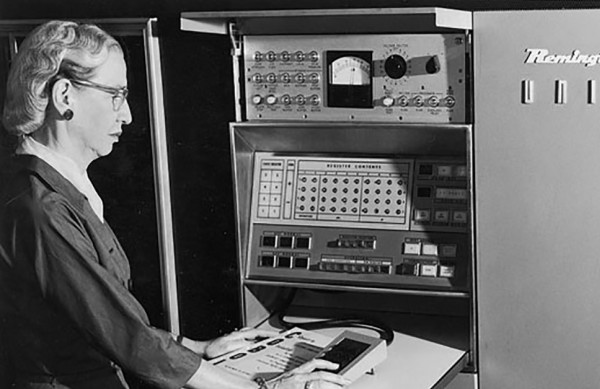
#> input picture hw2/grace_hopper.png, 600 x 389 px, found by its file name
$ python corners.py
#> lines starting #> are read from the running program, lines starting #| are printed output that depends on the picture
### hw2/umhws/common.py
import numpy as np
from matplotlib import pyplot as plt
from PIL import Image


def read_img(path, greyscale=True):
    img = Image.open(path)
    if greyscale:
        img = img.convert('L')
    else:
        img = img.convert('RGB')
    return np.array(img).astype(float)


def save_img(img, path):
    img = img - img.min()
    img = img / img.max()
    img = (img * 255).astype(np.uint8)
    img = Image.fromarray(img)
    img.save(path)
    print(path, "is saved!")


# [88 lines left out: functions find_maxima, visualize_scale_space, visualize_maxima, not called in this run]

### hw2/umhws/corners.py
import os

import numpy as np
import scipy.ndimage
# Use scipy.ndimage.convolve() for convolution.
# Use zero padding (Set mode = 'constant'). Refer docs for further info.

from common import read_img, save_img


def corner_score(image, u=5, v=5, window_size=(5, 5)):
    """
    Given an input image, x_offset, y_offset, and window_size,
    return the function E(u,v) for window size W
    corner detector score for that pixel.
    Use zero-padding to handle window values outside of the image.

    Input- image: H x W
           u: a scalar for x offset
           v: a scalar for y offset
           window_size: a tuple for window size

    Output- results: a image of size H x W
    """
    output = np.zeros_like(image)
    H, W = image.shape
    h, w = window_size

    shifted_image = np.roll(image, (u, v), axis=(1, 0))

    padding = (h//2, w//2)

    padded_image = np.zeros((H + 2 * padding[0], W + 2 * padding[1]), dtype=image.dtype)
    padded_image[padding[0] : padding[0] + H, padding[1] : padding[1] + W] = image
    padded_shifted_image = np.zeros((H + 2 * padding[0], W + 2 * padding[1]), dtype=image.dtype)
    padded_shifted_image[padding[0] : padding[0] + H, padding[1] : padding[1] + W] = shifted_image

    for y in range(H):
        for x in range(W):
            e = np.sum((padded_shifted_image[y : y + h, x : x + w] - padded_image[y : y + h , x : x + h]) ** 2)
            output[y, x] = e

    return output


def harris_detector(image, window_size=(5, 5)):
    """
    Given an input image, calculate the Harris Detector score for all pixels
    You can use same-padding for intensity (or 0-padding for derivatives)
    to handle window values outside of the image.

    Input- image: H x W
    Output- results: a image of size H x W
    """
    # compute the derivatives
    kx = np.array([-1, 0, 1]).reshape(1, 3)
    ky = np.array([-1, 0, 1]).reshape(3, 1)
    Ix = scipy.ndimage.convolve(image, kx, mode='constant', cval=0)
    Iy = scipy.ndimage.convolve(image, ky, mode='constant', cval=0)

    Ixx = Ix ** 2
    Iyy = Iy ** 2
    Ixy = Ix * Iy

    # For each image location, construct the structure tensor and calculate
    # the Harris response
    M = np.zeros((3, image.shape[0], image.shape[1]))

    # for y in range(image.shape[0]):
    #     for x in range(image.shape[1]):
    #         # import pdb; pdb.set_trace()
    kernel = np.ones(window_size)
    M[0] = scipy.ndimage.convolve(Ixx, kernel, mode='constant', cval=0)
    M[1] = scipy.ndimage.convolve(Ixy, kernel, mode='constant', cval=0)
    M[2] = scipy.ndimage.convolve(Iyy, kernel, mode='constant', cval=0)

    alpha = 0.05

    response = M[0] * M[2] - M[1] ** 2 - alpha * (M[0] + [2]) ** 2

    return response


def main():
    img = read_img('./grace_hopper.png')
#> in read_img, img is the input picture: PIL image 600x389 L; min 0, max 255, mean 95.6

    # Feature Detection
    if not os.path.exists("./feature_detection"):
        os.makedirs("./feature_detection")

    # -- TODO Task 6: Corner Score --
    # (a): Complete corner_score()

    # (b)
    # Define offsets and window size and calulcate corner score
    W = (5, 5)
    tuples = ((0, 5), (0, -5), (5, 0), (-5, 0))
    for i, (u, v) in enumerate(tuples):
        score = corner_score(img, u, v, W)
        save_img(score, f"./feature_detection/corner_score_{i}.png")
#> this loop made 4 passes
#> pass 1, in corner_score, `shifted_image = np.roll(image, (u, v), axis=(1, 0))`:
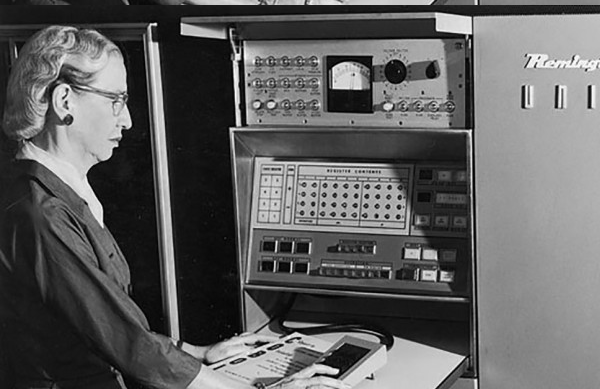
#> shifted_image: shape (389, 600) float64; min 0, max 255, mean 95.6
#> after the loop:
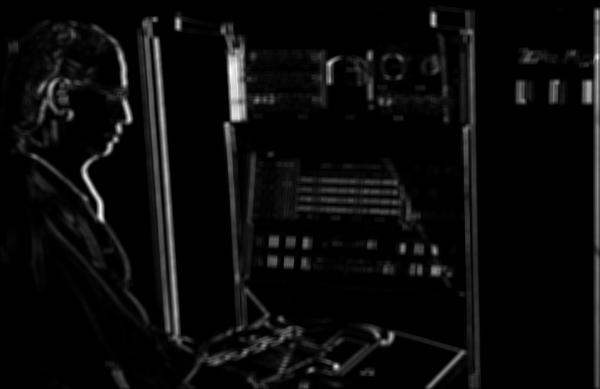
#> score: shape (389, 600) float64; min 0, max 1000371, mean 45513.1; drawn with min black and max white

    # (c): No Code

    # -- TODO Task 7: Harris Corner Detector --
    # (a): Complete harris_detector()

    # (b)
    harris_corners = harris_detector(img)
#> in harris_detector, `Iy = scipy.ndimage.convolve(image, ky, mode='constant', cval=0)`:
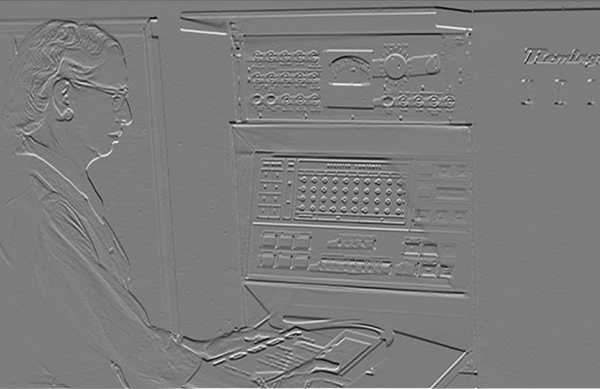
#> Iy: shape (389, 600) float64; min -229, max 238, mean -0.2; drawn with min black and max white
#> in harris_detector, `Ixx = Ix ** 2`:
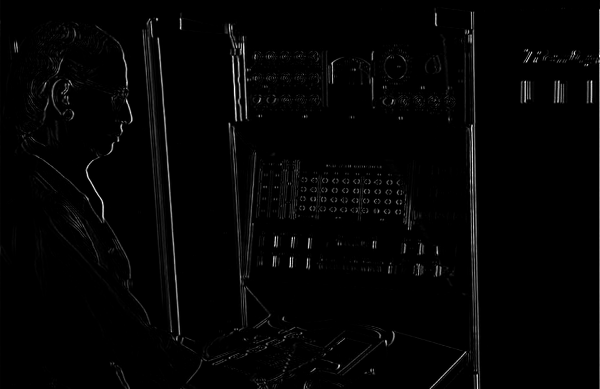
#> Ixx: shape (389, 600) float64; min 0, max 57600, mean 978.3; drawn with min black and max white
#> in harris_detector, `Iyy = Iy ** 2`:
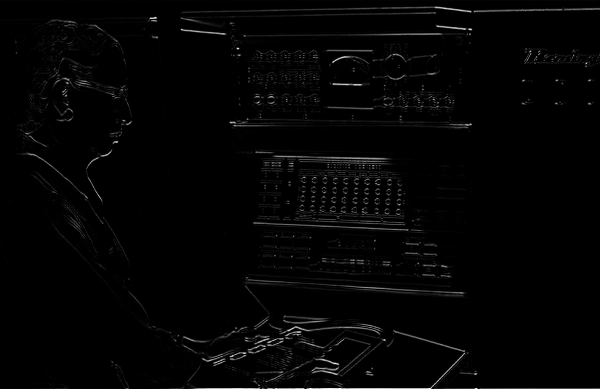
#> Iyy: shape (389, 600) float64; min 0, max 56644, mean 911.2; drawn with min black and max white
#> in harris_detector, `Ixy = Ix * Iy`:
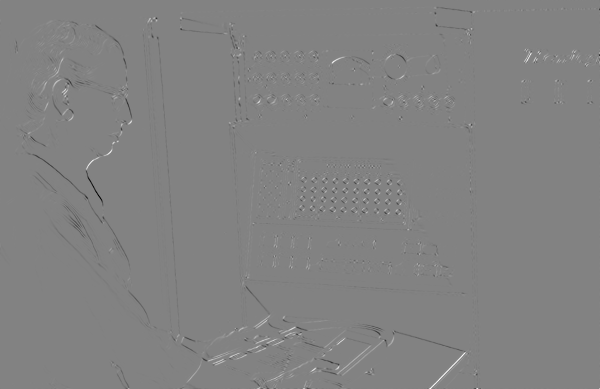
#> Ixy: shape (389, 600) float64; min -43290, max 41256, mean -25.1; drawn with min black and max white
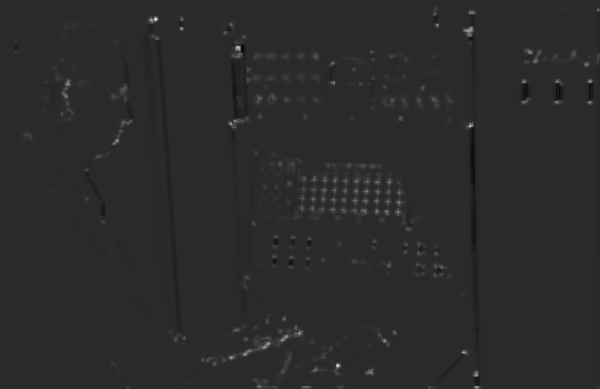
#> harris_corners: shape (389, 600) float64; min -1.82e+10, max 9.17e+10, mean 378894260.3; drawn with min black and max white
    save_img(harris_corners, "./feature_detection/harris_response.png")


if __name__ == "__main__":
    main()
